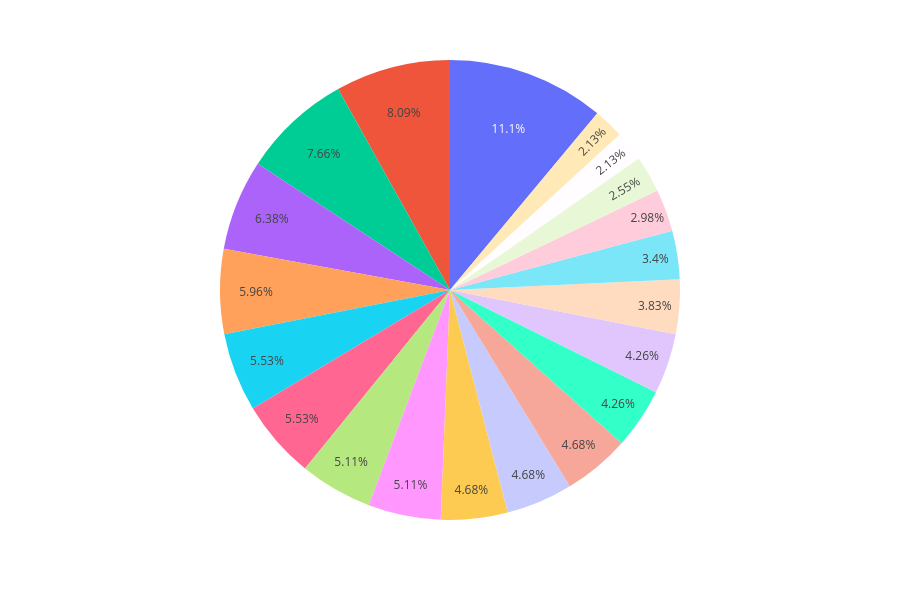

Notebook cell for this chart:
### Markdown cell above
### Количество заказов по клиентам

### Code cell
df = duckdb.query(
    """
    SELECT
        customer_id,
        COUNT(*) AS cnt_orders
    FROM
        orders
    GROUP BY 1
    ORDER BY 1
    LIMIT 20
    """
).df()

fig = px.pie(data_frame=df, values='cnt_orders', names='customer_id', height=600)
fig.update_layout(showlegend=False)
fig.show()

### Figure 1 — Plotly figure (JSON) as saved in the notebook; plotly's stock layout.template omitted (floating-point values rounded to 4 significant figures)
{"data": [{"domain": {"x": [0, 1], "y": [0, 1]}, "hovertemplate": "customer_id=%{label}<br>cnt_orders=%{value}<extra></extra>", "labels": ["000003ab-7769-439d-807c-e7e33dd30b33", "0000041e-2249-47a1-9d42-c24bc2695a9c", "0000418c-d22d-4b6f-af21-30c4f60037eb", "00004680-3d89-4671-a858-c3302eda8ae2", "00005931-da6b-4607-9e7a-fee9971ea912", "00005fc1-bc97-417e-b5fd-78d5d56b80fb", "00006baf-1634-478d-a68c-571e46cadbeb", "00007c27-3f50-4aa7-a74a-c031b1045377", "00008692-44b4-4b47-a9c0-03ee216039d0", "00009d66-420f-4437-8d4d-43d800d32a45", "0000b577-a933-44f8-a8e7-ac2b3bc8a242", "0000b7a8-9622-45a2-ae73-812860c9444b", "0000b843-14cb-44d8-84a1-ffa3cf1a5746", "0000c8c1-1913-4090-a86e-6dae2464a0ba", "0000d189-2bc3-4132-80b3-2a5d6ecbc172", "0000d7ef-6e89-40cf-84f6-c8b521a7f06b", "0000de66-504a-4dfc-9c8e-1ca5671dc7c7", "00012f43-b60d-4821-9459-a64d9c1fa85b", "00013107-306a-4016-8cf2-37ab63d8f7be", "00013940-24c5-4bba-98f3-76f17c784cf9"], "legendgroup": "", "name": "", "showlegend": true, "type": "pie", "values": [7, 10, 8, 11, 5, 11, 12, 13, 15, 6, 13, 5, 10, 9, 19, 18, 11, 14, 26, 12]}], "layout": {"height": 600, "legend": {"tracegroupgap": 0}, "margin": {"t": 60}, "showlegend": false}}
